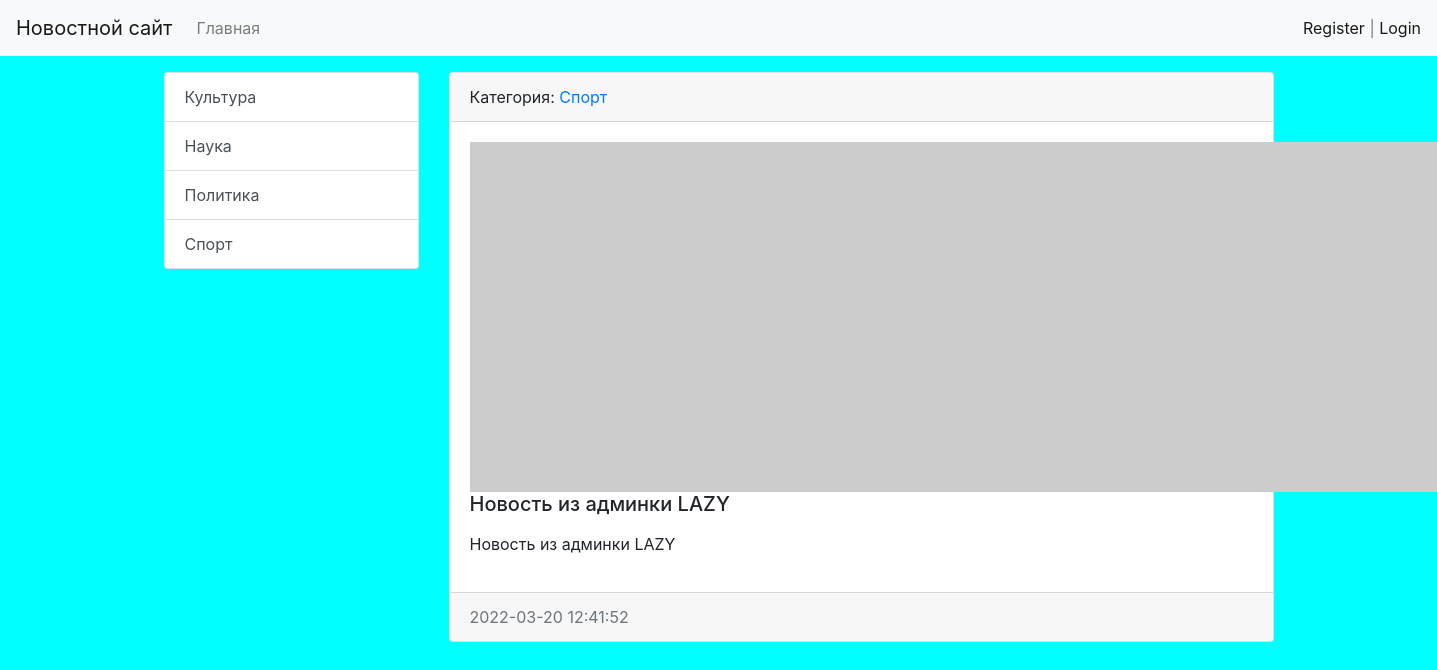
/news/12/, run on the app's committed database.
### news/models.py (models this page shows, shortened)
class Category(models.Model):
    title = models.CharField(max_length=150, db_index=True, verbose_name='Имя категории')
    def get_absolute_url(self):
        return reverse_lazy('category', kwargs={"category_id": self.pk})
    class Meta:
        verbose_name = 'Категория'
        verbose_name_plural = 'Категории'
        ordering = ['title']
    def __str__(self):
        return self.title

class News(models.Model):
    title = models.CharField(max_length=150, verbose_name='Наименование')
    content = models.TextField(blank=True, verbose_name='Контент')
    created_at = models.DateTimeField(auto_now_add=True, verbose_name='Дата публикации')
    updated_at = models.DateTimeField(auto_now=True, verbose_name='Обновлено')
    photo = models.ImageField(upload_to='photos/%Y/%m/%d/', verbose_name='Фото', blank=True)
    is_published = models.BooleanField(default=True, verbose_name='Опубликовано?')
    category = models.ForeignKey('Category', on_delete=models.PROTECT, verbose_name='Категория')
    views = models.IntegerField(default=0)
    class Meta:
        verbose_name = 'Новость'
        verbose_name_plural = 'Новости'
        ordering = ['-created_at']

### news/views.py (the view)
# urls.py: path('news/<int:pk>/', ViewNews.as_view(), name='view_news'),
class ViewNews(DetailView):
    model = News
    context_object_name = 'news_item'
    paginate_by = 5

### news/templatetags/news_tags.py (called while the page is built)
@register.inclusion_tag('news/list_categories.html')
def show_categories():
    categories = Category.objects.all()
    return {"categories": categories}

### news/templates/news/news_detail.html (shortened to what this page needs)
{% extends "base.html" %}
{% block sidebar %}
{% include 'inc/_sidebar.html' %}
{% endblock %}
{% block content %}
<div class="card mb-3">
    <div class="card-header">
        Категория: <a href="{{ news_item.category.get_absolute_url }}">{{news_item.category}}</a>
    </div>
    <div class="card-body">
        {% if item.photo %}
        <img src="{{ news_item.photo.url }}" alt="" width="350" class="float-left mr-3">
        {% else %}
        <img src="https://picsum.photos/id/1060/350/235/?blur=2" alt="" class="mr-3">
        {% endif %}
        <h5 class="card-title">{{ news_item.title }}</h5>
        <p class="card-text">{{ news_item.content|safe|linebreaks }}</p>
    </div>
    <div class="card-footer text-muted">
        {{ news_item.created_at|date:"Y-m-d H:i:s" }}
    </div>
</div>
{% endblock %}

### news/templates/news/list_categories.html
<div class="list-group">
    {% for item in categories %}
    <a href="{{ item.get_absolute_url }}" class="list-group-item list-group-item-action">{{ item.title }}</a>
    {% endfor %}
</div>

### DjangoWEB/static/css/style.css (style rules this page uses)
body { background-color: aqua; }

### data on the page
Category: title "Культура"
Category: title "Наука"
Category: title "Политика"
Category: title "Спорт"
News: category "Спорт", title "Новость из админки LAZY", content "Новость из админки LAZY", created_at "2022-03-20 12:41:52"
